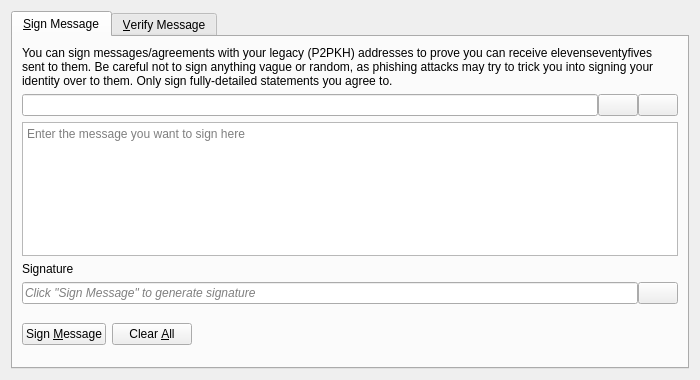
<?xml version="1.0" encoding="UTF-8"?>
<ui version="4.0">
 <class>SignVerifyMessageDialog</class>
 <widget class="QDialog" name="SignVerifyMessageDialog">
  <property name="geometry">
   <rect>
    <x>0</x>
    <y>0</y>
    <width>700</width>
    <height>380</height>
   </rect>
  </property>
  <property name="windowTitle">
   <string>Signatures - Sign / Verify a Message</string>
  </property>
  <property name="modal">
   <bool>true</bool>
  </property>
  <layout class="QVBoxLayout" name="verticalLayout">
   <item>
    <widget class="QTabWidget" name="tabWidget">
     <property name="currentIndex">
      <number>0</number>
     </property>
     <widget class="QWidget" name="tabSignMessage">
      <attribute name="title">
       <string>&amp;Sign Message</string>
      </attribute>
      <layout class="QVBoxLayout" name="verticalLayout_SM">
       <item>
        <widget class="QLabel" name="infoLabel_SM">
         <property name="text">
          <string>You can sign messages/agreements with your legacy (P2PKH) addresses to prove you can receive elevenseventyfives sent to them. Be careful not to sign anything vague or random, as phishing attacks may try to trick you into signing your identity over to them. Only sign fully-detailed statements you agree to.</string>
         </property>
         <property name="textFormat">
          <enum>Qt::PlainText</enum>
         </property>
         <property name="wordWrap">
          <bool>true</bool>
         </property>
        </widget>
       </item>
       <item>
        <layout class="QHBoxLayout" name="horizontalLayout_1_SM">
         <property name="spacing">
          <number>0</number>
         </property>
         <item>
          <widget class="QValidatedLineEdit" name="addressIn_SM">
           <property name="toolTip">
            <string>The ElevenSeventyFive address to sign the message with</string>
           </property>
          </widget>
         </item>
         <item>
          <widget class="QPushButton" name="addressBookButton_SM">
           <property name="toolTip">
            <string>Choose previously used address</string>
           </property>
           <property name="text">
            <string/>
           </property>
           <property name="icon">
            <iconset resource="../elevenseventyfive.qrc">
             <normaloff>:/icons/address-book</normaloff>:/icons/address-book</iconset>
           </property>
           <property name="shortcut">
            <string>Alt+A</string>
           </property>
           <property name="autoDefault">
            <bool>false</bool>
           </property>
          </widget>
         </item>
         <item>
          <widget class="QPushButton" name="pasteButton_SM">
           <property name="toolTip">
            <string>Paste address from clipboard</string>
           </property>
           <property name="text">
            <string/>
           </property>
           <property name="icon">
            <iconset resource="../bitcoin.qrc">
             <normaloff>:/icons/editpaste</normaloff>:/icons/editpaste</iconset>
           </property>
           <property name="shortcut">
            <string>Alt+P</string>
           </property>
           <property name="autoDefault">
            <bool>false</bool>
           </property>
          </widget>
         </item>
        </layout>
       </item>
       <item>
        <widget class="QPlainTextEdit" name="messageIn_SM">
         <property name="toolTip">
          <string>Enter the message you want to sign here</string>
         </property>
         <property name="placeholderText">
          <string>Enter the message you want to sign here</string>
         </property>
        </widget>
       </item>
       <item>
        <widget class="QLabel" name="signatureLabel_SM">
         <property name="text">
          <string>Signature</string>
         </property>
         <property name="textFormat">
          <enum>Qt::PlainText</enum>
         </property>
        </widget>
       </item>
       <item>
        <layout class="QHBoxLayout" name="horizontalLayout_2_SM">
         <property name="spacing">
          <number>0</number>
         </property>
         <item>
          <widget class="QLineEdit" name="signatureOut_SM">
           <property name="placeholderText">
            <string>Click "Sign Message" to generate signature</string>
           </property>
           <property name="font">
            <font>
             <italic>true</italic>
            </font>
           </property>
           <property name="readOnly">
            <bool>true</bool>
           </property>
          </widget>
         </item>
         <item>
          <widget class="QPushButton" name="copySignatureButton_SM">
           <property name="toolTip">
            <string>Copy the current signature to the system clipboard</string>
           </property>
           <property name="text">
            <string/>
           </property>
           <property name="icon">
            <iconset resource="../bitcoin.qrc">
             <normaloff>:/icons/editcopy</normaloff>:/icons/editcopy</iconset>
           </property>
           <property name="autoDefault">
            <bool>false</bool>
           </property>
          </widget>
         </item>
        </layout>
       </item>
       <item>
        <layout class="QHBoxLayout" name="horizontalLayout_3_SM">
         <item>
          <widget class="QPushButton" name="signMessageButton_SM">
           <property name="toolTip">
            <string>Sign the message to prove you own this ElevenSeventyFive address</string>
           </property>
           <property name="text">
            <string>Sign &amp;Message</string>
           </property>
           <property name="icon">
            <iconset resource="../bitcoin.qrc">
             <normaloff>:/icons/edit</normaloff>:/icons/edit</iconset>
           </property>
           <property name="autoDefault">
            <bool>false</bool>
           </property>
          </widget>
         </item>
         <item>
          <widget class="QPushButton" name="clearButton_SM">
           <property name="toolTip">
            <string>Reset all sign message fields</string>
           </property>
           <property name="text">
            <string>Clear &amp;All</string>
           </property>
           <property name="icon">
            <iconset resource="../bitcoin.qrc">
             <normaloff>:/icons/remove</normaloff>:/icons/remove</iconset>
           </property>
           <property name="autoDefault">
            <bool>false</bool>
           </property>
          </widget>
         </item>
         <item>
          <spacer name="horizontalSpacer_1_SM">
           <property name="orientation">
            <enum>Qt::Horizontal</enum>
           </property>
           <property name="sizeHint" stdset="0">
            <size>
             <width>40</width>
             <height>48</height>
            </size>
           </property>
          </spacer>
         </item>
         <item>
          <widget class="QLabel" name="statusLabel_SM">
           <property name="font">
            <font>
             <weight>75</weight>
             <bold>true</bold>
            </font>
           </property>
           <property name="text">
            <string/>
           </property>
           <property name="wordWrap">
            <bool>true</bool>
           </property>
          </widget>
         </item>
         <item>
          <spacer name="horizontalSpacer_2_SM">
           <property name="orientation">
            <enum>Qt::Horizontal</enum>
           </property>
           <property name="sizeHint" stdset="0">
            <size>
             <width>40</width>
             <height>48</height>
            </size>
           </property>
          </spacer>
         </item>
        </layout>
       </item>
      </layout>
     </widget>
     <widget class="QWidget" name="tabVerifyMessage">
      <attribute name="title">
       <string>&amp;Verify Message</string>
      </attribute>
      <layout class="QVBoxLayout" name="verticalLayout_VM">
       <item>
        <widget class="QLabel" name="infoLabel_VM">
         <property name="text">
          <string>Enter the receiver's address, message (ensure you copy line breaks, spaces, tabs, etc. exactly) and signature below to verify the message. Be careful not to read more into the signature than what is in the signed message itself, to avoid being tricked by a man-in-the-middle attack. Note that this only proves the signing party receives with the address, it cannot prove sendership of any transaction!</string>
         </property>
         <property name="textFormat">
          <enum>Qt::PlainText</enum>
         </property>
         <property name="alignment">
          <set>Qt::AlignLeading|Qt::AlignLeft|Qt::AlignTop</set>
         </property>
         <property name="wordWrap">
          <bool>true</bool>
         </property>
        </widget>
       </item>
       <item>
        <layout class="QHBoxLayout" name="horizontalLayout_1_VM">
         <property name="spacing">
          <number>0</number>
         </property>
         <item>
          <widget class="QValidatedLineEdit" name="addressIn_VM">
           <property name="toolTip">
            <string>The ElevenSeventyFive address the message was signed with</string>
           </property>
          </widget>
         </item>
         <item>
          <widget class="QPushButton" name="addressBookButton_VM">
           <property name="toolTip">
            <string>Choose previously used address</string>
           </property>
           <property name="text">
            <string/>
           </property>
           <property name="icon">
            <iconset resource="../bitcoin.qrc">
             <normaloff>:/icons/address-book</normaloff>:/icons/address-book</iconset>
           </property>
           <property name="shortcut">
            <string>Alt+A</string>
           </property>
           <property name="autoDefault">
            <bool>false</bool>
           </property>
          </widget>
         </item>
        </layout>
       </item>
       <item>
        <widget class="QPlainTextEdit" name="messageIn_VM">
          <property name="toolTip">
            <string>The signed message to verify</string>
          </property>
          <property name="placeholderText">
            <string>The signed message to verify</string>
          </property>
        </widget>
       </item>
       <item>
        <widget class="QValidatedLineEdit" name="signatureIn_VM">
          <property name="toolTip">
            <string>The signature given when the message was signed</string>
          </property>
          <property name="placeholderText">
            <string>The signature given when the message was signed</string>
          </property>
        </widget>
       </item>
       <item>
        <layout class="QHBoxLayout" name="horizontalLayout_2_VM">
         <item>
          <widget class="QPushButton" name="verifyMessageButton_VM">
           <property name="toolTip">
            <string>Verify the message to ensure it was signed with the specified ElevenSeventyFive address</string>
           </property>
           <property name="text">
            <string>Verify &amp;Message</string>
           </property>
           <property name="icon">
            <iconset resource="../bitcoin.qrc">
             <normaloff>:/icons/transaction_0</normaloff>:/icons/transaction_0</iconset>
           </property>
           <property name="autoDefault">
            <bool>false</bool>
           </property>
          </widget>
         </item>
         <item>
          <widget class="QPushButton" name="clearButton_VM">
           <property name="toolTip">
            <string>Reset all verify message fields</string>
           </property>
           <property name="text">
            <string>Clear &amp;All</string>
           </property>
           <property name="icon">
            <iconset resource="../bitcoin.qrc">
             <normaloff>:/icons/remove</normaloff>:/icons/remove</iconset>
           </property>
           <property name="autoDefault">
            <bool>false</bool>
           </property>
          </widget>
         </item>
         <item>
          <spacer name="horizontalSpacer_1_VM">
           <property name="orientation">
            <enum>Qt::Horizontal</enum>
           </property>
           <property name="sizeHint" stdset="0">
            <size>
             <width>40</width>
             <height>48</height>
            </size>
           </property>
          </spacer>
         </item>
         <item>
          <widget class="QLabel" name="statusLabel_VM">
           <property name="font">
            <font>
             <weight>75</weight>
             <bold>true</bold>
            </font>
           </property>
           <property name="text">
            <string/>
           </property>
           <property name="wordWrap">
            <bool>true</bool>
           </property>
          </widget>
         </item>
         <item>
          <spacer name="horizontalSpacer_2_VM">
           <property name="orientation">
            <enum>Qt::Horizontal</enum>
           </property>
           <property name="sizeHint" stdset="0">
            <size>
             <width>40</width>
             <height>48</height>
            </size>
           </property>
          </spacer>
         </item>
        </layout>
       </item>
      </layout>
     </widget>
    </widget>
   </item>
  </layout>
 </widget>
 <customwidgets>
  <customwidget>
   <class>QValidatedLineEdit</class>
   <extends>QLineEdit</extends>
   <header>qt/qvalidatedlineedit.h</header>
  </customwidget>
 </customwidgets>
 <resources>
  <include location="../bitcoin.qrc"/>
 </resources>
 <connections/>
</ui>
